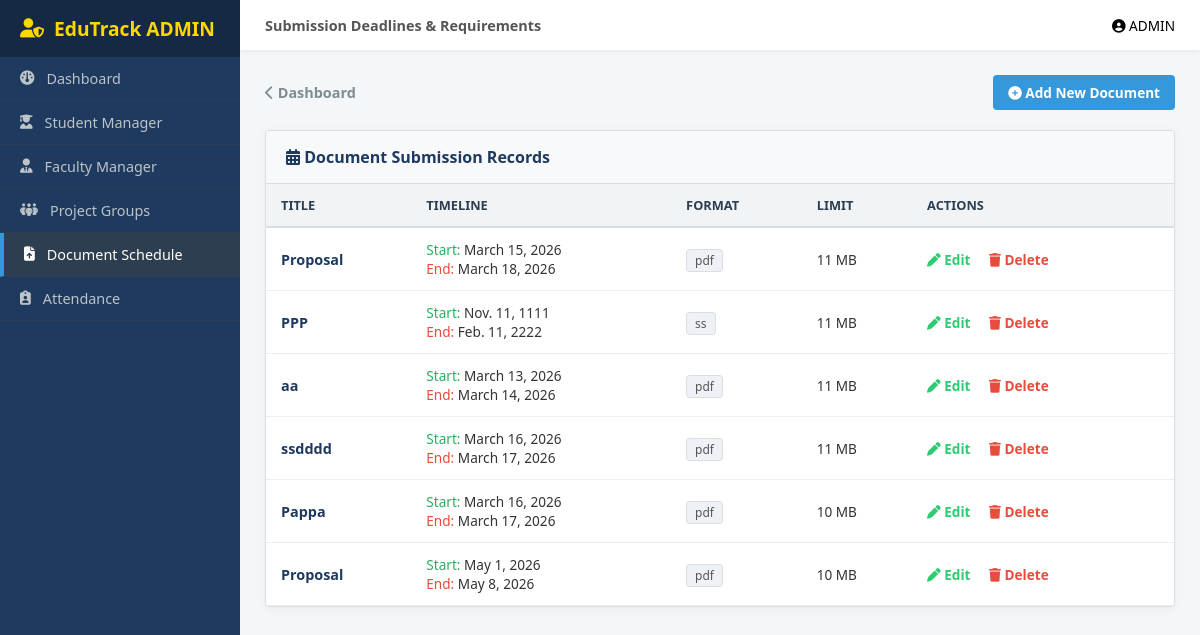
Page /WAdmin/document_schedule_list/ on the earlier database version.
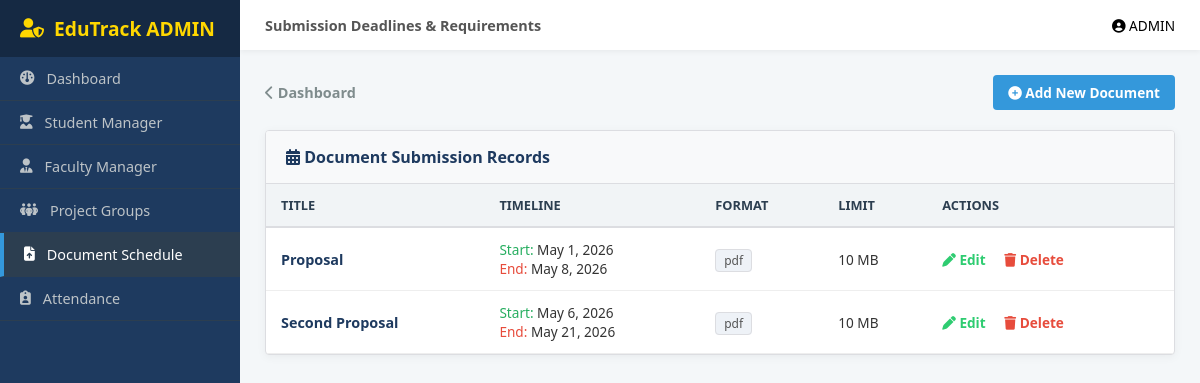
Same page on the later database version.
### Admin/models.py (models this page shows, shortened)
class DocumentSchedule(models.Model):
    title = models.CharField(max_length=200)
    description = models.TextField()
    start_date = models.DateField()
    end_date = models.DateField()
    file_format = models.CharField(max_length=50)
    max_size = models.IntegerField()  # size in MB
    created_at = models.DateTimeField(auto_now_add=True)

### Admin/views.py (the view)
# urls.py: path('document_schedule_list/', views.document_schedule_list, name='document_schedule_list'),
def document_schedule_list(request):
    schedules = DocumentSchedule.objects.all()
    return render(request,'Admin/document_schedule_list.html', {'schedules': schedules})

### Admin/templates/Admin/document_schedule_list.html (shortened to what the changed rows need)
<!doctype html>
<html lang="en">
  <head>
    <link
      rel="stylesheet"
      href="https://cdnjs.cloudflare.com/ajax/libs/font-awesome/6.5.0/css/all.min.css"
    />
  </head>
  <body>
    <div class="main-wrapper">
      <div class="content-area">
        <div class="card">
          <div style="overflow-x: auto">
            <table>
              <thead>
                <tr>
                  <th>Title</th>
                  <th>Timeline</th>
                  <th>Format</th>
                  <th>Limit</th>
                  <th>Actions</th>
                </tr>
              </thead>
              <tbody>
                {% for doc in schedules %}
                <tr>
                  <td style="font-weight: 600; color: var(--et-dark)">
                    {{ doc.title }}
                  </td>
                  <td>
                    <div style="font-size: 0.85rem">
                      <span style="color: #27ae60">Start:</span>
                      {{ doc.start_date }}
                    </div>
                    <div style="font-size: 0.85rem">
                      <span style="color: #e74c3c">End:</span>
                      {{ doc.end_date }}
                    </div>
                  </td>
                  <td>
                    <span class="format-badge">{{ doc.file_format }}</span>
                  </td>
                  <td style="font-size: 0.85rem">{{ doc.max_size }} MB</td>
                  <td>
                    <a
                      href="{% url 'WAdmin:edit_document_schedule' doc.id %}"
                      class="action-link edit-link"
                    >
                      <i class="fa-solid fa-pen"></i> Edit
                    </a>
                    <a
                      href="{% url 'WAdmin:delete_document_schedule' doc.id %}"
                      class="action-link delete-link"
                      onclick="return confirm('Delete this schedule?');"
                    >
                      <i class="fa-solid fa-trash"></i> Delete
                    </a>
                  </td>
                </tr>
                {% endfor %}
              </tbody>
            </table>
          </div>
        </div>
      </div>
    </div>
  </body>
</html>

Differences in the rows shown:
removed DocumentSchedule: title "Proposal", start_date "March 15, 2026", end_date "March 18, 2026", file_format "pdf", max_size "11"
removed DocumentSchedule: title "PPP", start_date "Nov. 11, 1111", end_date "Feb. 11, 2222", file_format "ss", max_size "11"
removed DocumentSchedule: title "aa", start_date "March 13, 2026", end_date "March 14, 2026", file_format "pdf", max_size "11"
removed DocumentSchedule: title "ssdddd", start_date "March 16, 2026", end_date "March 17, 2026", file_format "pdf", max_size "11"
removed DocumentSchedule: title "Pappa", start_date "March 16, 2026", end_date "March 17, 2026", file_format "pdf", max_size "10"
added DocumentSchedule: title "Second Proposal", start_date "May 6, 2026", end_date "May 21, 2026", file_format "pdf", max_size "10"
